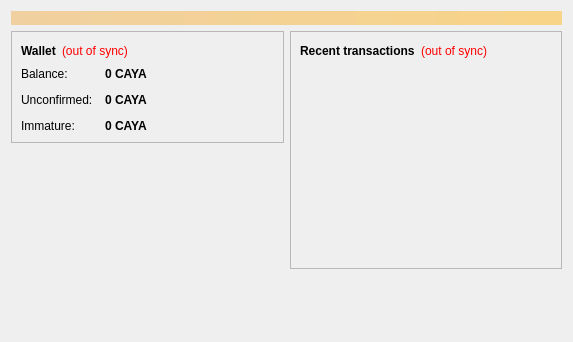
<?xml version="1.0" encoding="UTF-8"?>
<ui version="4.0">
 <class>OverviewPage</class>
 <widget class="QWidget" name="OverviewPage">
  <property name="geometry">
   <rect>
    <x>0</x>
    <y>0</y>
    <width>573</width>
    <height>342</height>
   </rect>
  </property>
  <property name="windowTitle">
   <string>Form</string>
  </property>
  <layout class="QVBoxLayout" name="topLayout">
   <item>
    <widget class="QLabel" name="labelAlerts">
     <property name="visible">
      <bool>false</bool>
     </property>
     <property name="styleSheet">
      <string notr="true">background-color: qlineargradient(x1: 0, y1: 0, x2: 1, y2: 0, stop:0 #F0D0A0, stop:1 #F8D488); color:#000000;</string>
     </property>
     <property name="wordWrap">
      <bool>true</bool>
     </property>
     <property name="margin">
      <number>3</number>
     </property>
    </widget>
   </item>
   <item>
    <layout class="QHBoxLayout" name="horizontalLayout" stretch="1,1">
     <item>
      <layout class="QVBoxLayout" name="verticalLayout_2">
       <item>
        <widget class="QFrame" name="frame">
         <property name="frameShape">
          <enum>QFrame::StyledPanel</enum>
         </property>
         <property name="frameShadow">
          <enum>QFrame::Raised</enum>
         </property>
         <layout class="QVBoxLayout" name="verticalLayout_4">
          <item>
           <layout class="QHBoxLayout" name="horizontalLayout_4">
            <item>
             <widget class="QLabel" name="label_5">
              <property name="font">
               <font>
                <weight>75</weight>
                <bold>true</bold>
               </font>
              </property>
              <property name="text">
               <string>Wallet</string>
              </property>
             </widget>
            </item>
            <item>
             <widget class="QLabel" name="labelWalletStatus">
              <property name="toolTip">
               <string>The displayed information may be out of date. Your wallet automatically synchronizes with the Kacaya network after a connection is established, but this process has not completed yet.</string>
              </property>
              <property name="styleSheet">
               <string notr="true">QLabel { color: red; }</string>
              </property>
              <property name="text">
               <string notr="true">(out of sync)</string>
              </property>
              <property name="alignment">
               <set>Qt::AlignLeading|Qt::AlignLeft|Qt::AlignVCenter</set>
              </property>
             </widget>
            </item>
            <item>
             <spacer name="horizontalSpacer_2">
              <property name="orientation">
               <enum>Qt::Horizontal</enum>
              </property>
              <property name="sizeHint" stdset="0">
               <size>
                <width>40</width>
                <height>20</height>
               </size>
              </property>
             </spacer>
            </item>
           </layout>
          </item>
          <item>
           <layout class="QFormLayout" name="formLayout_2">
            <property name="fieldGrowthPolicy">
             <enum>QFormLayout::AllNonFixedFieldsGrow</enum>
            </property>
            <property name="horizontalSpacing">
             <number>12</number>
            </property>
            <property name="verticalSpacing">
             <number>12</number>
            </property>
            <item row="0" column="0">
             <widget class="QLabel" name="label">
              <property name="text">
               <string>Balance:</string>
              </property>
             </widget>
            </item>
            <item row="0" column="1">
             <widget class="QLabel" name="labelBalance">
              <property name="font">
               <font>
                <weight>75</weight>
                <bold>true</bold>
               </font>
              </property>
              <property name="cursor">
               <cursorShape>IBeamCursor</cursorShape>
              </property>
              <property name="toolTip">
               <string>Your current balance</string>
              </property>
              <property name="text">
               <string notr="true">0 CAYA</string>
              </property>
              <property name="textInteractionFlags">
               <set>Qt::LinksAccessibleByMouse|Qt::TextSelectableByKeyboard|Qt::TextSelectableByMouse</set>
              </property>
             </widget>
            </item>
            <item row="1" column="0">
             <widget class="QLabel" name="label_3">
              <property name="text">
               <string>Unconfirmed:</string>
              </property>
             </widget>
            </item>
            <item row="1" column="1">
             <widget class="QLabel" name="labelUnconfirmed">
              <property name="font">
               <font>
                <weight>75</weight>
                <bold>true</bold>
               </font>
              </property>
              <property name="cursor">
               <cursorShape>IBeamCursor</cursorShape>
              </property>
              <property name="toolTip">
               <string>Total of transactions that have yet to be confirmed, and do not yet count toward the current balance</string>
              </property>
              <property name="text">
               <string notr="true">0 CAYA</string>
              </property>
              <property name="textInteractionFlags">
               <set>Qt::LinksAccessibleByMouse|Qt::TextSelectableByKeyboard|Qt::TextSelectableByMouse</set>
              </property>
             </widget>
            </item>
            <item row="2" column="0">
             <widget class="QLabel" name="labelImmatureText">
              <property name="text">
               <string>Immature:</string>
              </property>
             </widget>
            </item>
            <item row="2" column="1">
             <widget class="QLabel" name="labelImmature">
              <property name="font">
               <font>
                <weight>75</weight>
                <bold>true</bold>
               </font>
              </property>
              <property name="toolTip">
               <string>Mined balance that has not yet matured</string>
              </property>
              <property name="text">
               <string notr="true">0 CAYA</string>
              </property>
              <property name="textInteractionFlags">
               <set>Qt::LinksAccessibleByMouse|Qt::TextSelectableByKeyboard|Qt::TextSelectableByMouse</set>
              </property>
             </widget>
            </item>
           </layout>
          </item>
         </layout>
        </widget>
       </item>
       <item>
        <spacer name="verticalSpacer">
         <property name="orientation">
          <enum>Qt::Vertical</enum>
         </property>
         <property name="sizeHint" stdset="0">
          <size>
           <width>20</width>
           <height>40</height>
          </size>
         </property>
        </spacer>
       </item>
      </layout>
     </item>
     <item>
      <layout class="QVBoxLayout" name="verticalLayout_3">
       <item>
        <widget class="QFrame" name="frame_2">
         <property name="frameShape">
          <enum>QFrame::StyledPanel</enum>
         </property>
         <property name="frameShadow">
          <enum>QFrame::Raised</enum>
         </property>
         <layout class="QVBoxLayout" name="verticalLayout">
          <item>
           <layout class="QHBoxLayout" name="horizontalLayout_2">
            <item>
             <widget class="QLabel" name="label_4">
              <property name="text">
               <string>&lt;b&gt;Recent transactions&lt;/b&gt;</string>
              </property>
             </widget>
            </item>
            <item>
             <widget class="QLabel" name="labelTransactionsStatus">
              <property name="toolTip">
               <string>The displayed information may be out of date. Your wallet automatically synchronizes with the Kacaya network after a connection is established, but this process has not completed yet.</string>
              </property>
              <property name="styleSheet">
               <string notr="true">QLabel { color: red; }</string>
              </property>
              <property name="text">
               <string notr="true">(out of sync)</string>
              </property>
              <property name="alignment">
               <set>Qt::AlignRight|Qt::AlignTrailing|Qt::AlignVCenter</set>
              </property>
             </widget>
            </item>
            <item>
             <spacer name="horizontalSpacer">
              <property name="orientation">
               <enum>Qt::Horizontal</enum>
              </property>
              <property name="sizeHint" stdset="0">
               <size>
                <width>40</width>
                <height>20</height>
               </size>
              </property>
             </spacer>
            </item>
           </layout>
          </item>
          <item>
           <widget class="QListView" name="listTransactions">
            <property name="styleSheet">
             <string notr="true">QListView { background: transparent; }</string>
            </property>
            <property name="frameShape">
             <enum>QFrame::NoFrame</enum>
            </property>
            <property name="verticalScrollBarPolicy">
             <enum>Qt::ScrollBarAlwaysOff</enum>
            </property>
            <property name="horizontalScrollBarPolicy">
             <enum>Qt::ScrollBarAlwaysOff</enum>
            </property>
            <property name="selectionMode">
             <enum>QAbstractItemView::NoSelection</enum>
            </property>
           </widget>
          </item>
         </layout>
        </widget>
       </item>
       <item>
        <spacer name="verticalSpacer_2">
         <property name="orientation">
          <enum>Qt::Vertical</enum>
         </property>
         <property name="sizeHint" stdset="0">
          <size>
           <width>20</width>
           <height>40</height>
          </size>
         </property>
        </spacer>
       </item>
      </layout>
     </item>
    </layout>
   </item>
  </layout>
 </widget>
 <resources/>
 <connections/>
</ui>
